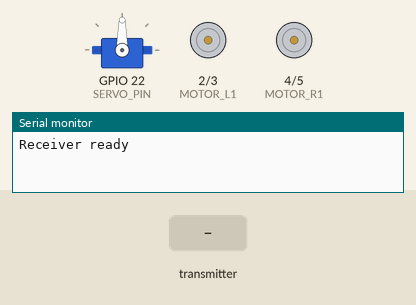
This sketch was run on a simulated ESP32. Parts: servo, motor-driver pin pairs drawn as motors (green arrow = first pin HIGH = forward, orange = second pin HIGH = backward, longer = more drive), the last lines printed to the serial monitor. The inputs (shaded band) are chosen by the test bench.

Above: at 1.2 s.
1.3 s: the transmitter starts sending angle = 0
At 2.1 s:
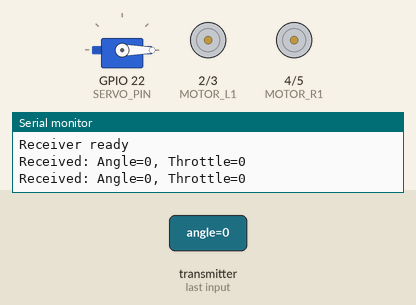
2.8 s: the transmitter starts sending throttle = 1024
At 3.2 s:
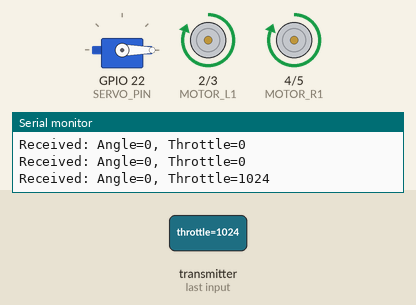
4.3 s: the transmitter starts sending angle = 45
At 5.5 s:
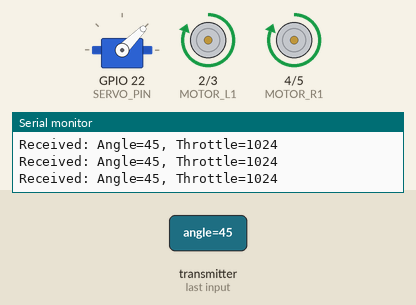
5.8 s: the transmitter starts sending throttle = 0
At 6.7 s:
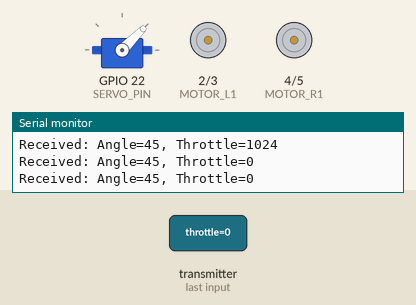
7.3 s: the transmitter starts sending angle = 180
At 7.8 s:
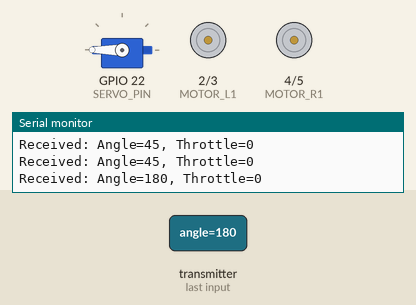
8.8 s: the transmitter starts sending throttle = 2048
At 10.2 s:
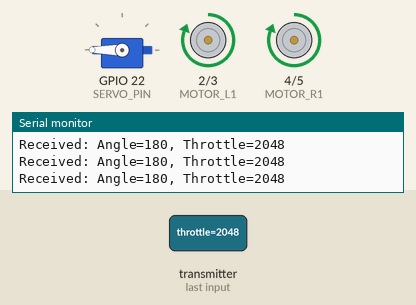
Timing chart, 0 to 11.3 s (numbered marks = the images above; inputs shaded):
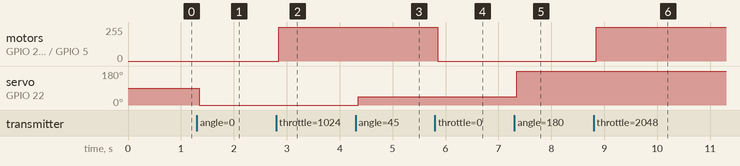

The sketch:

car_firm_v0_1.ino
```cpp
// Raspberry Pi Pico W - Controller and Receiver using ESP-NOW
#include <WiFi.h>
#include <esp_now.h>
#include <Servo.h>

// Servo and Motor Pins (Receiver)
#define SERVO_PIN 22
#define MOTOR_L1 2
#define MOTOR_L2 3
#define MOTOR_R1 4
#define MOTOR_R2 5

// Control values
int angle = 90;      // Default angle for the servo
int throttle = 0;    // Default throttle value

Servo servo;

// Structure to hold control data
typedef struct struct_message {
    int angle;
    int throttle;
} struct_message;

struct_message controlData;

// Callback for receiving data
void OnDataRecv(const uint8_t *mac, const uint8_t *incomingData, int len) {
    memcpy(&controlData, incomingData, sizeof(controlData));
    angle = controlData.angle;
    throttle = controlData.throttle;
    servo.write(angle);
    analogWrite(MOTOR_L1, throttle);
    analogWrite(MOTOR_R1, throttle);
    Serial.printf("Received: Angle=%d, Throttle=%d\n", angle, throttle);
}


void setup() {
    Serial.begin(115200);
    WiFi.mode(WIFI_STA);
    if (esp_now_init() != ESP_OK) {
        Serial.println("Error initializing ESP-NOW");
        return;
    }
    esp_now_register_recv_cb(OnDataRecv);

    servo.attach(SERVO_PIN);
    pinMode(MOTOR_L1, OUTPUT);
    pinMode(MOTOR_L2, OUTPUT);
    pinMode(MOTOR_R1, OUTPUT);
    pinMode(MOTOR_R2, OUTPUT);
    Serial.println("Receiver ready");

}

void loop() {
}
```

Measured:
- after the input at 1.3 s, servo on GPIO 22 (SERVO_PIN): 90° → 0° after 0.05 s
- after the input at 2.8 s, motor on GPIO 2 (MOTOR_L1) / GPIO 3 (MOTOR_L2), motor on GPIO 4 (MOTOR_R1) / GPIO 5 (MOTOR_R2): stopped → forward 255/255 after 0.05 s
- after the input at 4.3 s, servo on GPIO 22 (SERVO_PIN): 0° → 45° after 0.05 s
- after the input at 5.8 s, motor on GPIO 2 (MOTOR_L1) / GPIO 3 (MOTOR_L2), motor on GPIO 4 (MOTOR_R1) / GPIO 5 (MOTOR_R2): forward 255/255 → stopped after 0.05 s
- after the input at 7.3 s, servo on GPIO 22 (SERVO_PIN): 45° → 180° after 0.05 s
- after the input at 8.8 s, motor on GPIO 2 (MOTOR_L1) / GPIO 3 (MOTOR_L2), motor on GPIO 4 (MOTOR_R1) / GPIO 5 (MOTOR_R2): stopped → forward 255/255 after 0.05 s
